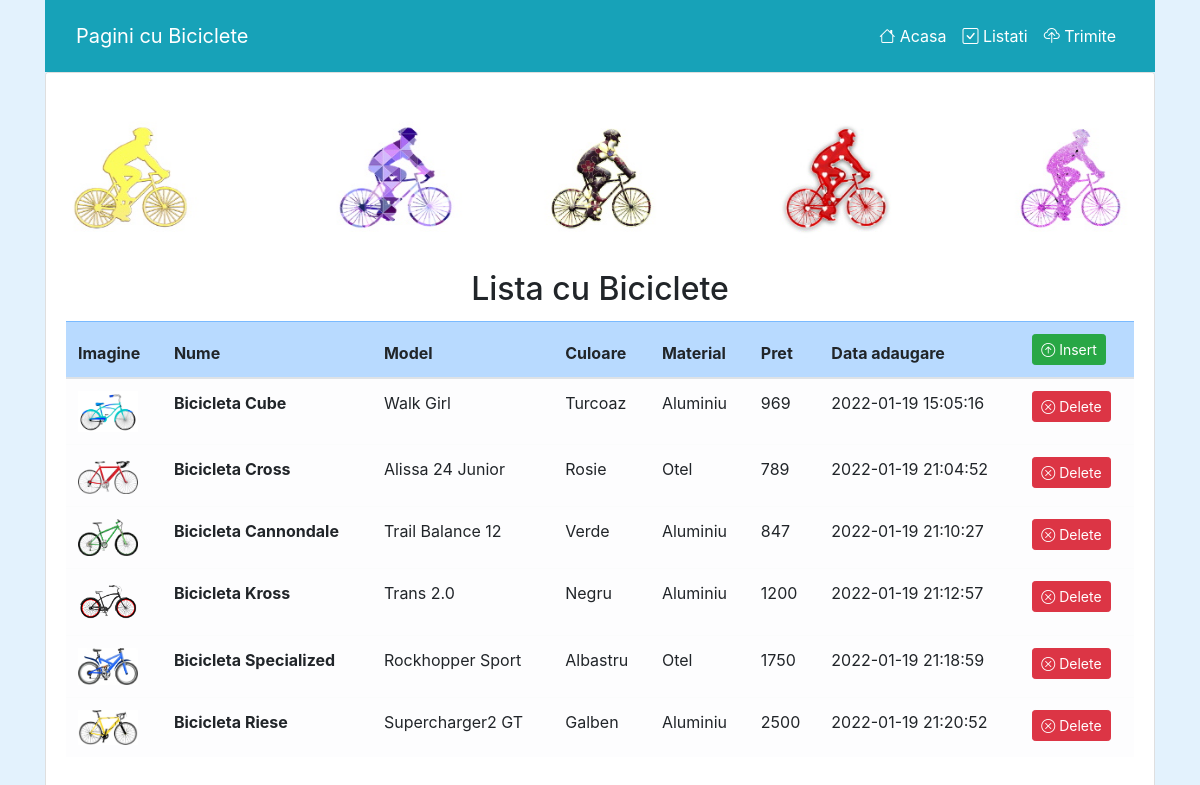
The page /result.php on the database its author committed.
### tables this page shows
CREATE TABLE `biciclete` (
  `id` int(10) UNSIGNED NOT NULL,
  `nume` varchar(255) NOT NULL,
  `model` varchar(255) NOT NULL,
  `culoare` varchar(100) NOT NULL,
  `material` varchar(100) NOT NULL,
  `pret` decimal(10,0) NOT NULL,
  `poza` varchar(100) NOT NULL,
  `dataadaugare` timestamp NOT NULL DEFAULT current_timestamp() ON UPDATE current_timestamp()
);

### result.php (the view, shortened to what this page needs)
<!DOCTYPE html>
<html lang="en">
  <body>
    <div class="container">
    <div class="card" style="width: 100%;">
      <img src="img/bicycle-result.jpg" class="card-img-top" alt="img_bic">
        <div class="card-body">
          <h2 class="card-title text-center">Lista cu Biciclete</h2>
          <?php include_once('inc/connect.php'); ?>
        <?php
          $sql = "SELECT * FROM biciclete";
          $result = mysqli_query($conn, $sql);
          if (mysqli_num_rows($result) > 0) : ?>
            <table class="table table-striped">
              <thead class="table-primary">
                <tr class="table-primary">
                  <th scope="col">Imagine</th>
                  <th scope="col">Nume</th>
                  <th scope="col">Model</th>
                  <th scope="col">Culoare</th>
                  <th scope="col">Material</th>
                  <th scope="col">Pret</th>
                  <th scope="col">Data adaugare</th>
                  <th scope="col"><a class="btn btn-success btn-sm" href="formular.php" role="button"><i class="bi bi-arrow-up-circle"></i> Insert</a></th>
                </tr>
              </thead>
              <tbody>
                <?php while ($row = mysqli_fetch_assoc($result)) : ?>
                  <?php if ($row['id']  > 0) : ?>
                    <tr class="table-light">
                      <td><img style="max-width:60px;" src="img/<?php echo $row['poza']; ?>" alt="poza"></td>
                      <td scope="row"><b><?php echo ucfirst($row['nume']); ?></b></td>
                      <td><?php echo ucfirst($row['model']); ?></td>
                      <td><?php echo $row['culoare']; ?></td>
                      <td><?php echo $row['material']; ?></td>
                      <td><?php echo $row['pret']; ?></td>
                      <td><?php echo $row['dataadaugare']; ?></td>
                      <td><a class="btn btn-danger btn-sm" href="inc/remove.php?id=<?php echo $row['id'] ?>" role="button"><i class="bi bi-x-circle"></i> Delete</a></td>
                    </tr>
                  <?php endif; ?>
                <?php endwhile; ?>
              </tbody>
            </table>
          <?php endif; ?>
        </div>
      </div>
    </div>
  </body>
</html>

### rows shown on the page
biciclete: poza (picture), nume "Bicicleta Cube", model "Walk Girl", culoare "Turcoaz", material "Aluminiu", pret "969", dataadaugare "2022-01-19 15:05:16"
biciclete: poza (picture), nume "Bicicleta Cross", model "Alissa 24 Junior", culoare "Rosie", material "Otel", pret "789", dataadaugare "2022-01-19 21:04:52"
biciclete: poza (picture), nume "Bicicleta Cannondale", model "Trail Balance 12", culoare "Verde", material "Aluminiu", pret "847", dataadaugare "2022-01-19 21:10:27"
biciclete: poza (picture), nume "Bicicleta Kross", model "Trans 2.0", culoare "Negru", material "Aluminiu", pret "1200", dataadaugare "2022-01-19 21:12:57"
biciclete: poza (picture), nume "Bicicleta Specialized", model "Rockhopper Sport", culoare "Albastru", material "Otel", pret "1750", dataadaugare "2022-01-19 21:18:59"
biciclete: poza (picture), nume "Bicicleta Riese", model "Supercharger2 GT", culoare "Galben", material "Aluminiu", pret "2500", dataadaugare "2022-01-19 21:20:52"
